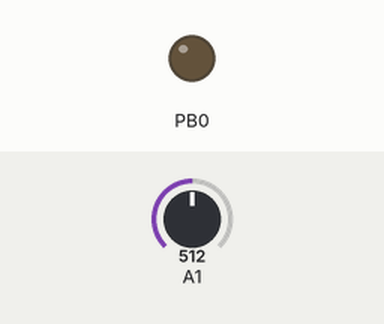
This sketch was run on a simulated ATtiny85, built with avr-gcc and run on an emulated ATtiny85. Parts: output pins drawn as LEDs (lit = HIGH). The test bench sets the inputs (shaded band); at power-on: A1 = 512.

Above: at 1.2 s.
1.3 s: A1 set to 588
2.8 s: A1 set to 609
At 3.7 s:
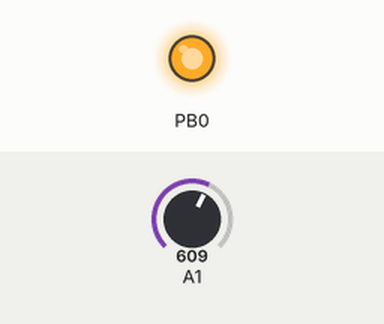
Timing chart, 0 to 5.8 s (numbered marks = the images above; inputs shaded):
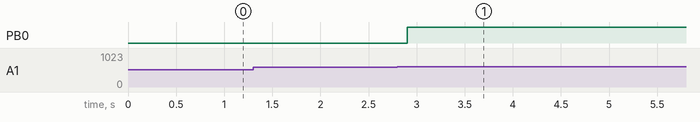

Measured:
- the behaviour switches between 600 and 601 on A1 (found by bisection; images 0 and 1)
- after the input at 1.3 s, every drawn part: stays the same
- after the input at 2.8 s, PB0: LOW → HIGH after 0.10 s

The sketch:

Arduino_code.ino
```cpp
/********************************************************* Intelligent Lighting System ************************************************************/
/************************************************** Prototype - 2: Indoor Sensor Testing Module****************************************************/
/*  It is advisable to read the document first which explains the code and then proceed further.
 *  The pinout of ATtiny85 is given below
 *                           ----------
 *                    RST - | 1      8 | - VCC
 *                    A2 -  | 2      7 | - A1
 *                    A3 -  | 3      6 | - Pin 0 / PB0
 *                    GND - | 4      5 | - Pin 1 / PB1
 *                           ----------
 *  The microcontroller needs to be programmed using Arduino as an In-system Programmer (Arduino as ISP). The instruction for the same can be found in the link:
 *          https://create.arduino.cc/projecthub/arjun/programming-attiny85-with-arduino-uno-afb829
 */

void setup()
{
  //pins A1 and 0 are declared as analog input and digital output respectively.
  pinMode(A1, INPUT);
  pinMode(0, OUTPUT);
}

//Delay function for long time delays
void Dly(int dly) //The microcontroller delays for a dead time of 'dly' seconds.
{
  int j = 1;
  for(j = 1; j <= dly; j++)
  {
    delay(1000);
  }
}

void loop() {
  int d = analogRead(A1); //d has the analog input value.
  if(d >= 600)
  {
    digitalWrite(0, HIGH);
    Dly(30);
  } //If the d value is above 600 or 3V then a dead time delay of 30 seconds during which the pin 0 is driven HIGH, prevails.
  else
  {
    int i = 0;
    while((i <= 299) && (d <= 600))
    {
      d = analogRead(A1);
      delay(100);
      i++; //Else the microcontroller reads analog input for every 100 ms.
      if(i == 299)
      {
        digitalWrite(0, LOW);
        delay(100);
      } // If no sensor value is detected, only then the pin 0 goes LOW.
    }
  }
}
```
